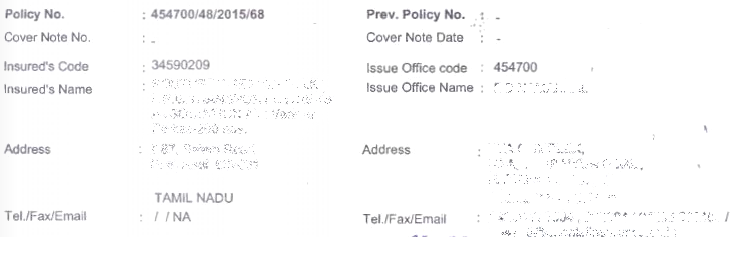
#> input picture document.png, 746 x 256 px, found by its file name
$ python '07) Document field detection.py'
#> lines starting #> are read from the running program, lines starting #| are printed output that depends on the picture
'''🔹 Template Matching kya hota hai?

Template Matching ek image processing technique hai jisme hum:

Choti image (template) ko

Bari image (document) ke andar

match karte hain

Matlab:

“Ye choti si image bari image ke kis hissay me maujood hai?”

📌 Ye technique tab use hoti hai jab:

Document ka layout fixed ho

Fields (Address, Policy No etc.) same jagah par hoti hon

🔹 Is project ka goal kya hai?

📄 Document image me se automatically:

Address field

Previous policy number field
jese specific fields detect karna aur

Unke around bounding box draw karna

🔹 Overall Solution Idea

1️⃣ Document se field ka chota hissa crop karo
2️⃣ Us cropped image ko template banao
3️⃣ Template ko poore document par match karo
4️⃣ Jahan match mile, rectangle draw karo
5️⃣ Field ka naam likh do

🔹 Approach (Simple Steps)
✅ Step 1: Field Templates banana

Document se:

Address ka chota image crop karo

Policy number ka chota image crop karo

Ye images:

doc_address.png
doc_prev_policy.png

✅ Step 2: Threshold define karna
field_threshold = {
    "prev_policy_no": 0.7,
    "address": 0.6
}


📌 Threshold ka matlab:

0.7 → 70% similarity chahiye

Higher threshold = zyada strict matching

Lower threshold = zyada matches (false bhi ho sakte hain)

🔹 Libraries ka role
import numpy as np
import imutils
import cv2


cv2 (OpenCV) → Image processing

numpy → Array operations

imutils → Image utilities (yahan optional)

🔹 Core Function: getBoxed()

Ye function:

Template match karta hai

Bounding box draw karta hai

Field ka naam likhta hai

🔸 Function parameters
def getBoxed(img, img_gray, template, field_name="policy_no"):

Parameter	Matlab
img	Original color image
img_gray	Gray scale image
template	Cropped field image
field_name	Field ka naam
🔸 Template ka size lena
w, h = template.shape[::-1]


📌 Rectangle draw karne ke liye:

width = w

height = h

🔸 Template Matching apply karna
res = cv2.matchTemplate(
    img_gray,
    template,
    cv2.TM_CCOEFF_NORMED
)


📌 TM_CCOEFF_NORMED:

Result -1 se +1 ke beech hota hai

1 ke qareeb = best match

🔸 Threshold se matches nikalna
hits = np.where(res >= field_threshold[field_name])


Yani:

Jahan similarity threshold se zyada ho, wahan hit hai

🔸 Bounding box draw karna
for pt in zip(*hits[::-1]):
    cv2.rectangle(
        img,
        pt,
        (pt[0] + w, pt[1] + h),
        (0, 255, 255),
        2
    )


📌 Yellow rectangle:

Start → pt

End → (pt[0] + w, pt[1] + h)

🔸 Field ka naam likhna
cv2.putText(
    img,
    field_name,
    (pt[0], y),
    cv2.FONT_HERSHEY_SIMPLEX,
    0.8,
    (0, 0, 255),
    1
)


📌 Red text me:

Address

prev_policy_no

🔹 Main Driver Code
🔸 Document image read karna
img = cv2.imread('doc.png')

🔸 Color → Gray conversion
img_gray = cv2.cvtColor(img, cv2.COLOR_BGR2GRAY)


📌 Gray image:

Faster processing

Better matching

🔸 Templates load karna
template_add = cv2.imread('doc_address.png', 0)
template_prev = cv2.imread('doc_prev_policy.png', 0)

🔸 Fields detect karna
img = getBoxed(img, img_gray, template_add, 'address')
img = getBoxed(img, img_gray, template_prev, 'prev_policy_no')

🔸 Result show karna
cv2.imshow('Detected', img)

🔹 Output kya milta hai?

📌 Document image jisme:

Address field detect

Policy number field detect

Har field ke around bounding box

Field ka label

✅ Advantages of Template Matching

✔ Computationally cheap
✔ Deep learning ki zarurat nahi
✔ Chhota dataset ho tab best
✔ Easy to implement
✔ Rule-based system ke liye acha

❌ Disadvantages

❌ Layout change ho to fail
❌ Scale / rotation handle nahi karta
❌ Overlapping fields me issue
❌ Accuracy deep learning se kam

🔹 Kab use karein?

✔ Insurance forms
✔ Bank documents (fixed format)
✔ ID cards
✔ Admission forms
✔ Invoice (same layout)


🔹 Deep Learning se comparison

| Template Matching | Deep Learning   |
| ----------------- | --------------- |
| Fast              | Slow training   |
| No dataset        | Large dataset   |
| Fixed layout      | Flexible layout |
| Simple            | Complex         |


'''

# importing libraries
import numpy as np
import imutils
import cv2

field_threshold = { "prev_policy_no" : 0.7,
                    "address"        : 0.6,
                  }

# Function to Generate bounding
# boxes around detected fields
def getBoxed(img, img_gray, template, field_name = "policy_no"):

    w, h = template.shape[::-1]

    # Apply template matching
    res = cv2.matchTemplate(img_gray, template,
                           cv2.TM_CCOEFF_NORMED)

    hits = np.where(res >= field_threshold[field_name])

    # Draw a rectangle around the matched region.
    for pt in zip(*hits[::-1]):
        cv2.rectangle(img, pt, (pt[0] + w, pt[1] + h),
                                    (0, 255, 255), 2)

        y = pt[1] - 10 if pt[1] - 10 > 10 else pt[1] + h + 20

        cv2.putText(img, field_name, (pt[0], y),
            cv2.FONT_HERSHEY_SIMPLEX, 0.8, (0, 0, 255), 1)

    return img


# Driver Function
if __name__ == '__main__':

    # Read the original document image
    img = cv2.imread('document.png')
#> img is the input picture: shape (256, 746, 3); mean B, G, R 251.2, 250.9, 251

    # 3-d to 2-d conversion
    img_gray = cv2.cvtColor(img, cv2.COLOR_BGR2GRAY)

    # Field templates
    template_add = cv2.imread('doc_address.png', 0)
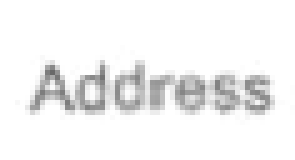
#> input picture doc_address.PNG, 59 x 32 px, found by its file name (shown 5 times larger)
#> template_add is the input picture: shape (32, 59); min 105, max 255, mean 242.5
    template_prev = cv2.imread('doc_prev_policy.png', 0)
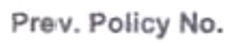
#> input picture doc_prev_policy.PNG, 227 x 46 px, found by its file name
#> template_prev: shape (46, 227); min 90, max 255, mean 231.1

    img = getBoxed(img.copy(), img_gray.copy(),
                       template_add, 'address')
#> in getBoxed, `res = cv2.matchTemplate(img_gray, template, cv2.TM_CCOEFF_NORMED)`:
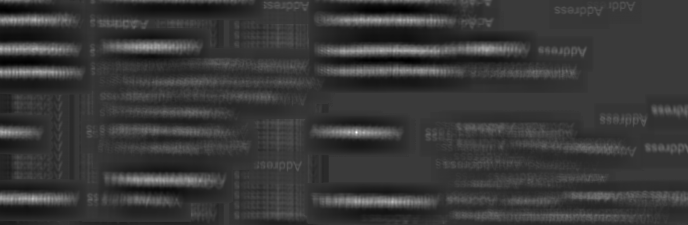
#> res: shape (225, 688) float32; min -0.295, max 0.994, mean -0.00716; drawn with min black and max white
#> in getBoxed, `hits = np.where(res >= field_threshold[field_name])`: hits = 14 positions, rows 131 to 202, columns 32 to 392
#> the loop in getBoxed, `for pt in zip(*hits[::-1]):` made 14 passes
#> (pt, y) on passes 1 to 12: ((355, 131), 121), ((356, 131), 121), ((357, 131), 121), ((349, 132), 122), ((355, 132), 122), ((356, 132), 122), ((357, 132), 122), ((363, 132), 122), ((356, 133), 123), ((32, 198), 188), ((33, 198), 188), ((32, 199), 189)
#> after the loop in getBoxed, `for pt in zip(*hits[::-1]):`:
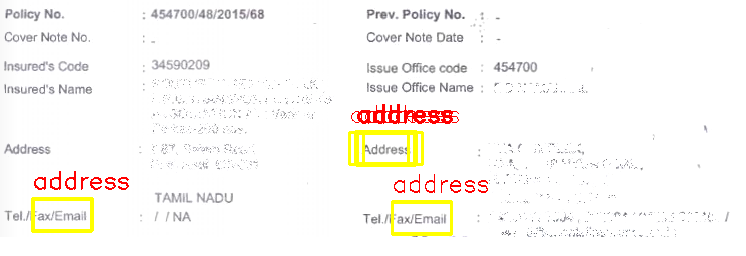
#> img: shape (256, 746, 3); mean of channels 0, 1, 2 245.1, 248.5, 251; drawn as B, G, R

    img = getBoxed(img.copy(), img_gray.copy(),
                   template_prev, 'prev_policy_no')
#> call 2 of getBoxed, with field_name = 'prev_policy_no'
#> in getBoxed (call 2), `res = cv2.matchTemplate(img_gray, template, cv2.TM_CCOEFF_NORMED)`:
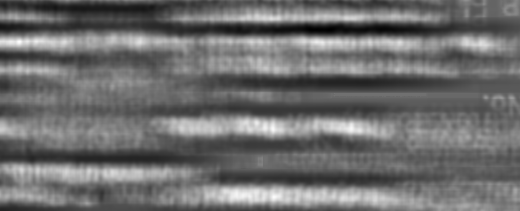
#> res: shape (211, 520) float32; min -0.201, max 0.254, mean -0.00523; drawn with min black and max white
#> in getBoxed (call 2), `hits = np.where(res >= field_threshold[field_name])`: hits = (empty array, empty array)

    cv2.imshow('Detected', img)
    cv2.waitKey(0)
    cv2.destroyAllWindows()
